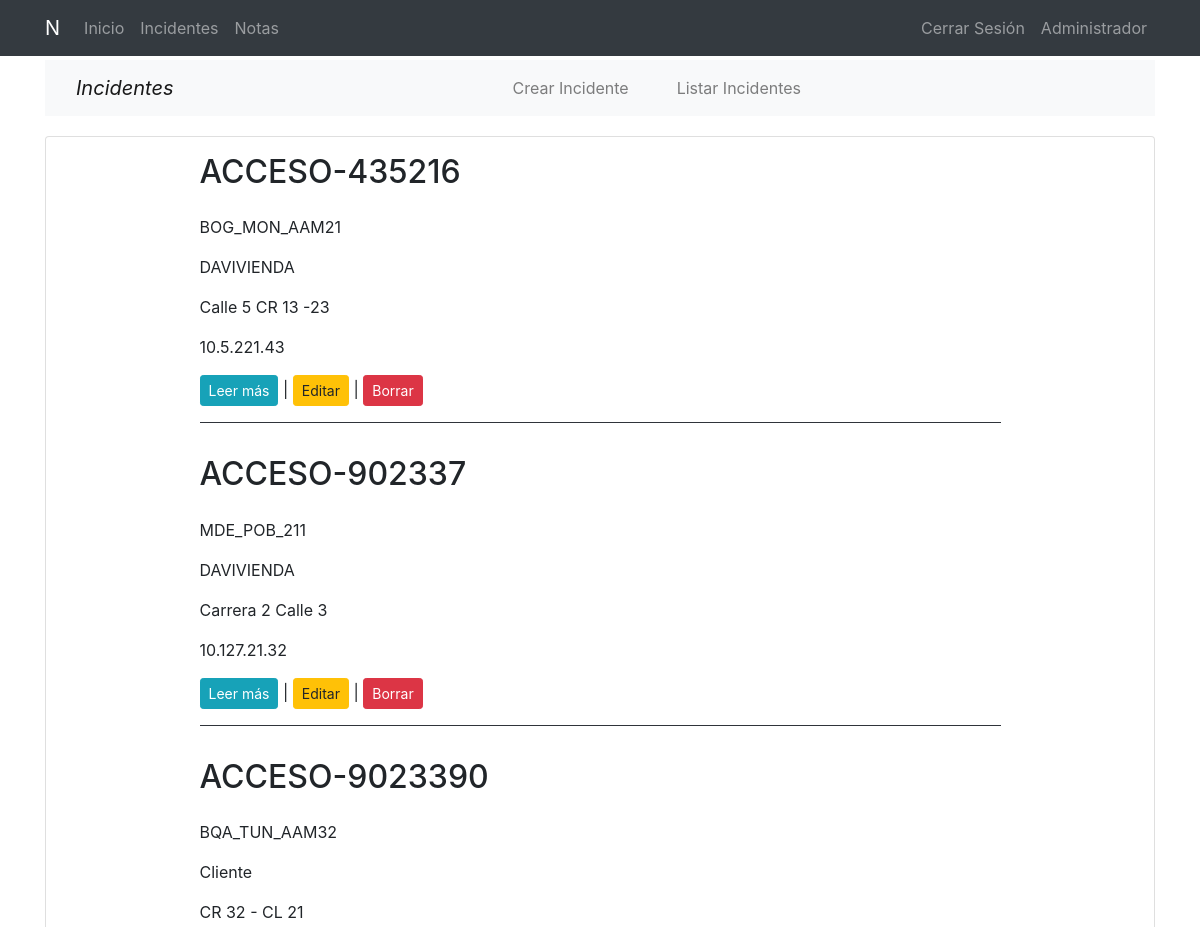
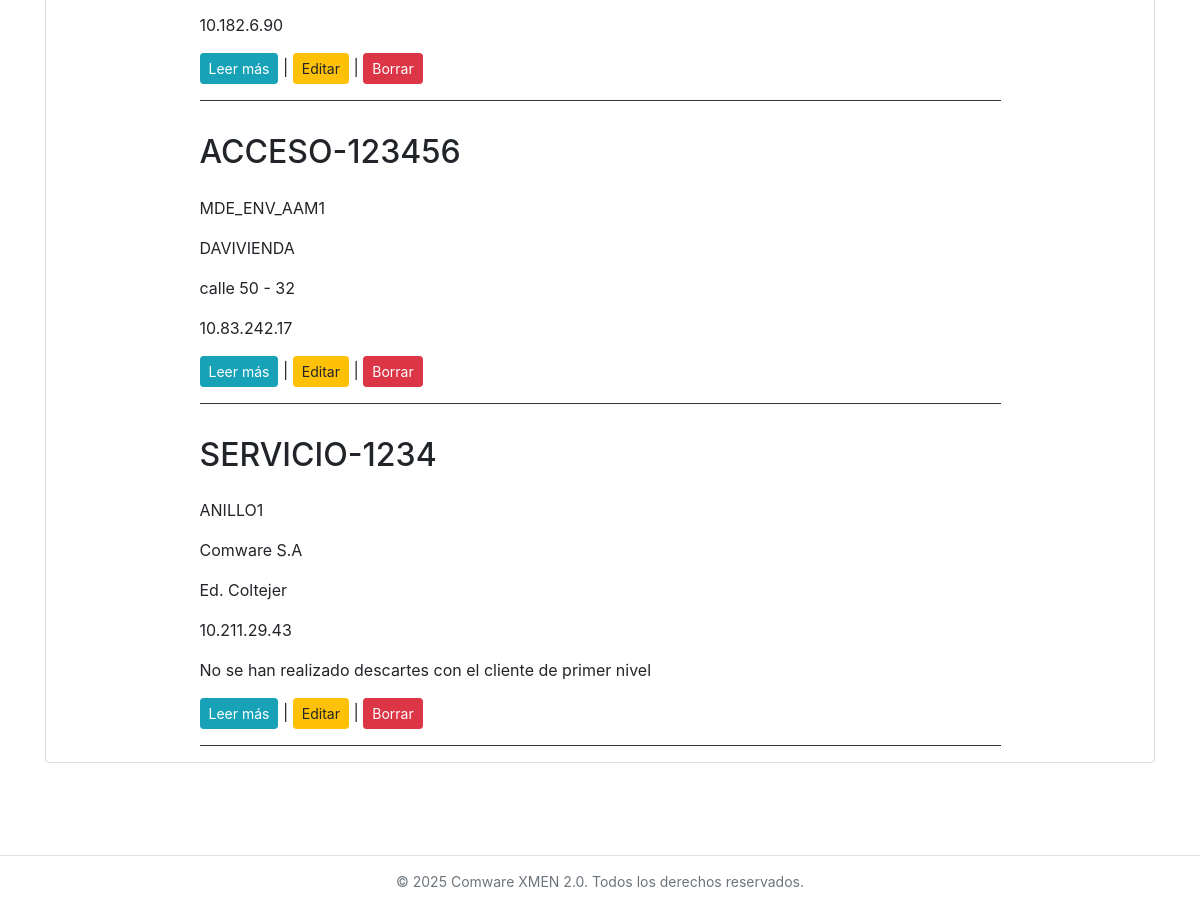
/incidents/ (signed in), run on an earlier commit of the app's database (2 pictures, top to bottom).
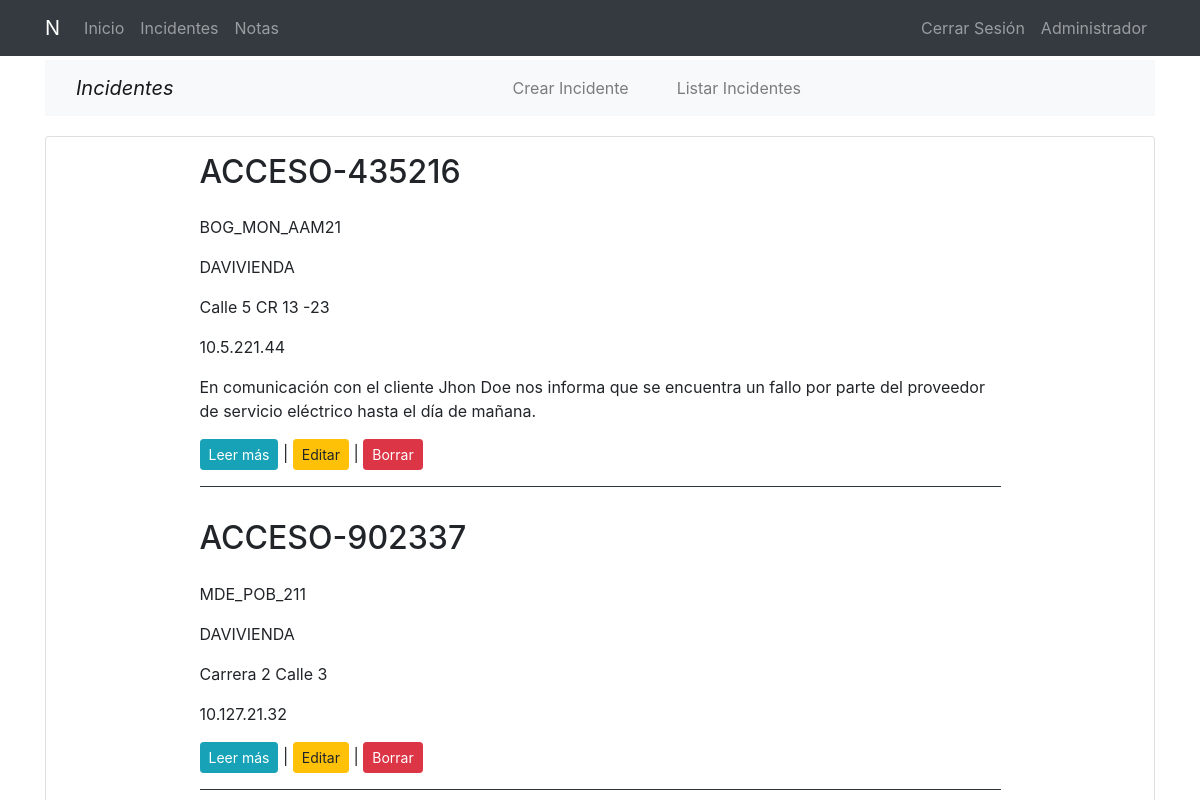
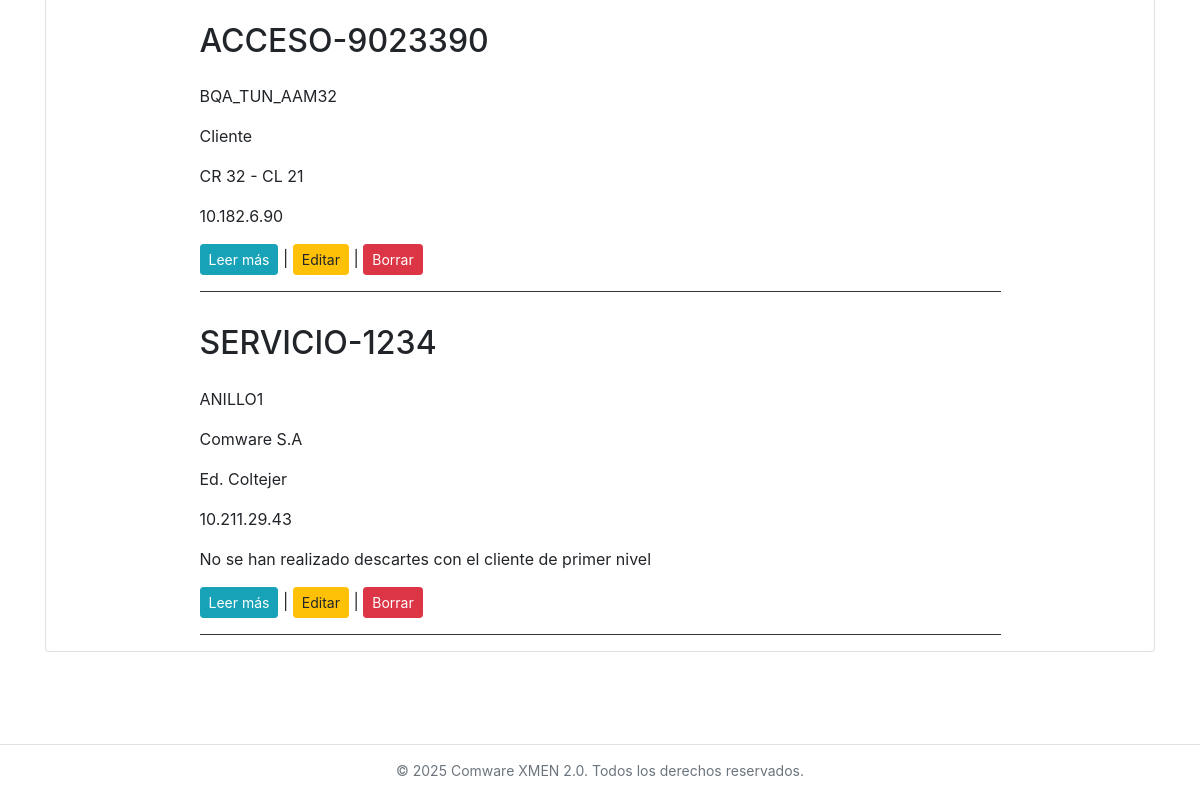
And on a later commit of the database (2 pictures, top to bottom).
### incidents/models.py (models this page shows, shortened)
class Incident(models.Model):
    id_servicio = models.CharField(max_length=20, verbose_name='Identificador', unique=True)
    nombre_anillo = models.CharField(max_length=20, verbose_name='Anillo')
    nombre_cliente = models.CharField(max_length=50, verbose_name='Empresa')
    nit = models.CharField(max_length=15, verbose_name='Nit')
    nombre_contacto = models.CharField(max_length=30, verbose_name='Nombre contacto')
    numero_contacto = models.CharField(max_length=15, verbose_name='Número contacto')
    correo_contacto = models.EmailField(verbose_name='Correo contacto')
    direccion_servicio = models.CharField(max_length=50, verbose_name='Dirección servicio')
    ip = models.CharField(max_length=16, verbose_name='ip switch')
    observaciones = models.TextField(verbose_name='Observaciones',  blank=True, null=True)
    created = models.DateTimeField(auto_now_add=True, verbose_name='Fecha de creación')
    updated = models.DateTimeField(auto_now=True, verbose_name='Fecha de modificación')
    usuario = models.ForeignKey(User, on_delete=models.CASCADE, related_name='incidentes', null=True)
    class Meta:
        verbose_name = 'incidente'
        verbose_name_plural = 'incidentes'
        ordering = ["-created"]

### incidents/views.py (the view)
# urls.py: path('', views.ListIncidentView.as_view(), name='incidents'),
class ListIncidentView(LoginRequiredMixin, ListView):
    model = Incident
    def get_queryset(self):
        return Incident.objects.filter(usuario=self.request.user)

### incidents/templates/incidents/incident_list.html (shortened to what this page needs)
{% extends 'core/base.html' %}
{% load static %}
{% block content %}
{% include 'incidents/includes/incidents_menu.html' %}
<main role="main">
  <div class="container card shadow-sm">
    {% for incident in incident_list|dictsort:"id" %}
      <div class="row mt-3">
        <div class="col-md-9 mx-auto">
          <h2 class="mb-4 ">{{incident.id_servicio}}</h2>
          <div>
            <p>{{incident.nombre_anillo|striptags|safe|truncatechars:"200"}}</p>
            <p>{{incident.nombre_cliente|striptags|safe|truncatechars:"200"}}</p>
            <p>{{incident.direccion_servicio|striptags|safe|truncatechars:"200"}}</p>
            <p>{{incident.ip|striptags|safe|truncatechars:"200"}}</p>
            <p>{{incident.observaciones|striptags|safe|truncatechars:"200"}}</p>
              <a href="{% url 'incidents:incident' incident.id incident.id_servicio|slugify  %}"
              class="btn btn-info btn-sm">Leer más</a>
            | <a href="{% url 'incidents:update' incident.id  %}"
              class="btn btn-warning btn-sm" >Editar</a>
            | <a href="{% url 'incidents:delete' incident.id  %}"
              class="btn btn-danger btn-sm">Borrar</a>
              <hr class="bg-dark">
          </div>
        </div>
      </div>
    {% endfor %}
  </div>
</main>
{% endblock %}

### core/templates/core/base.html (shortened to what this page needs)
<!DOCTYPE html>
<html lang="es">
  <head>
    {% load static %}
    <link href="{% static 'core/css/main.css' %}" rel="stylesheet">
    <link href="{% static 'core/vendor/bootstrap/css/bootstrap.min.css' %}" rel="stylesheet">
    <link href="{% static 'core/vendor/font-awesome/css/font-awesome.min.css' %}" rel="stylesheet" type="text/css">
  </head>
  <body>
      <nav class="navbar navbar-expand-lg navbar-dark bg-dark fixed-top ">
        <div class="container">
          <a class="navbar-brand" href="{% url 'home' %}">N</a>
          <div class="collapse navbar-collapse" id="ned">
            <ul class="navbar-nav mr-auto">
              <li class="nav-item">
                <a class="nav-link" href="{% url 'home' %}">Inicio</a>
              </li>
              {% if request.user.is_authenticated %}
              <li class="nav-item">
                <a class="nav-link" href="{% url 'incidents:incidents' %}">Incidentes</a>
              </li>
              {% endif %}
              <li class="nav-item dropdown">
                <a class="nav-link" href="{% url 'notes' %}">Notas</a>
              </li>
            </ul>
            <ul class="navbar-nav">
              {% if not request.user.is_authenticated %}
              <li class="nav-item">
                <a class="nav-link" href="{% url 'login' %}">Iniciar Sesión</a>
              </li>
              <li class="nav-item">
                <a class="nav-link" href="{% url 'signup' %}">Registrar</a>
              </li>
              {% else %}
              <li class="nav-item">
                <a class="nav-link" href="#"
                  onClick="event.preventDefault(); document.getElementById('logoutform').submit();" >
                  Cerrar Sesión
                </a>
              </li>
              {% endif %}
              <li class="nav-item">
                <a class="nav-link" href="/admin/">Administrador</a>
              </li>
            </ul>
          </div>
        </div>
      </nav>
      <div class="container pb-5" style="margin-top: 60px; margin-bottom: 100px;">
        {% block content %}{% endblock %}
      </div>
  </body>
  <footer class="bg-white border-top fixed-bottom footer-small" style="padding: 15px 0;">
    <div class="container text-center text-muted ">
      <p>© {% now "Y" %} Comware XMEN 2.0. Todos los derechos reservados.</p>
    </div>
  </footer>
</html>

### incidents/templates/incidents/includes/incidents_menu.html (shortened to what this page needs)
<nav class="navbar navbar-expand-lg navbar-light bg-light ">
  <div class="container">
    <span class="navbar-brand" href="#"><i>Incidentes</i></span>
    <div class="collapse navbar-collapse" id="nep">
      <ul class="navbar-nav mx-auto">
        <li class="nav-item mx-3">
          <a class="nav-link" href="{% url 'incidents:create' %}">Crear Incidente</a>
        </li>
        <li class="nav-item mx-3">
          <a class="nav-link" href="{% url 'incidents:incidents' %}">Listar Incidentes</a>
        </li>
      </ul>
    </div>
  </div>
</nav>

### core/static/core/css/main.css (style rules this page uses)
main { padding-top: 20px; }
:root { --jumbotron-padding-y: 3rem; }
footer { padding-top: 3rem; padding-bottom: 3rem; }
footer p { margin-bottom: .25rem; }
.footer-small { padding: 5px 0; font-size: 14px; }

What changed in the data, as far as the page shows it:
removed Incident: id_servicio "ACCESO-123456", nombre_anillo "MDE_ENV_AAM1", nombre_cliente "DAVIVIENDA", direccion_servicio "calle 50 - 32", ip "10.83.242.17"
changed Incident "ACCESO-435216": ip "10.5.221.43" → "10.5.221.44"; observaciones (not shown) → "En comunicación con el cliente Jhon Doe nos informa que se encuentra un fallo por parte del proveedor de servicio eléctrico hasta el día de mañana."
